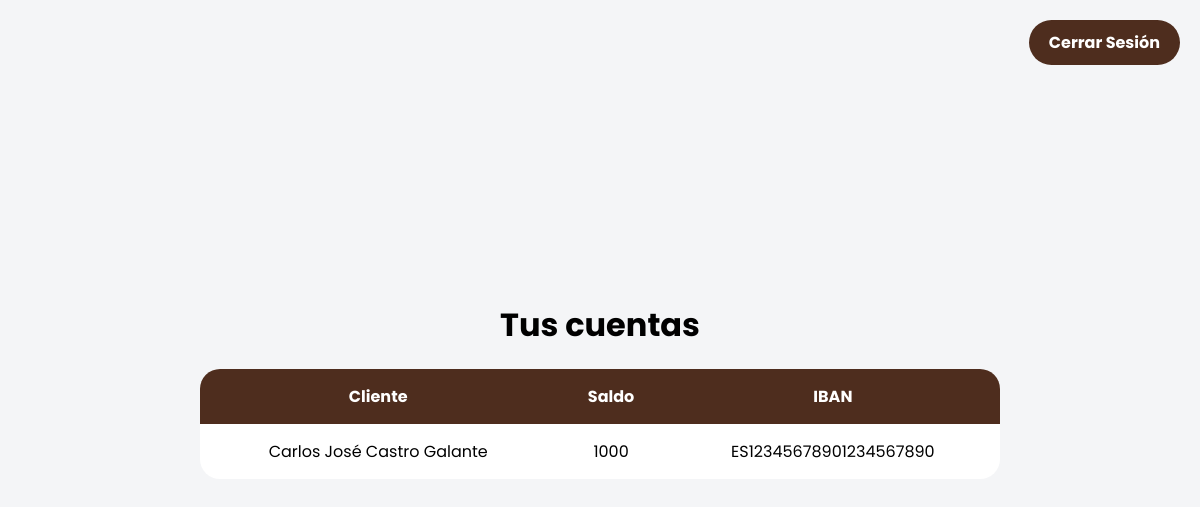
/loans/list_accounts/ (signed in), run on the app's committed database.
### loans/models.py (models this page shows, shortened)
class Cuenta(models.Model):
    account_id = models.IntegerField(primary_key=True)
    customer_id = models.ForeignKey(Cliente, on_delete=models.CASCADE)
    balance = models.IntegerField()
    iban = models.TextField()

class Cliente(models.Model):
    customer_id = models.AutoField(primary_key=True)
    user = models.OneToOneField(User, on_delete=models.CASCADE, unique=True)
    customer_name = models.TextField()
    customer_surname = models.TextField()
    customer_dni = models.IntegerField()
    dob = models.DateField()
    branch_id = models.ForeignKey(Sucursal, on_delete=models.CASCADE)

### loans/views.py (the view)
# urls.py: path('list_accounts/', list_accounts, name='list_accounts'),
@login_required
def list_accounts(request):
    try:
        cliente = Cliente.objects.get(user=request.user)
        cuentas = Cuenta.objects.filter(customer_id=cliente)
        return render(request, 'loans/list_accounts.html', {'cuentas': cuentas})
    except Cliente.DoesNotExist:
        messages.error(request, 'No se encontró un cliente asociado a tu cuenta. Por favor, contacta al soporte.')
        return render(request, 'loans/list_accounts.html', {'cuentas': None})

### loans/templates/loans/list_accounts.html (shortened to what this page needs)
{% load static %}
<!DOCTYPE html>
<html lang="es">
<head>
    <link rel="stylesheet" type="text/css" href="{% static 'css/list_accounts.css' %}">
</head>
<body>
    <main>
        <h1>Tus cuentas</h1>
        {% if cuentas %}
            <table>
                <thead>
                    <tr>
                        <th>Cliente</th>
                        <th>Saldo</th>
                        <th>IBAN</th>
                    </tr>
                </thead>
                <tbody>
                    {% for cuenta in cuentas %}
                        <tr>
                            <td>{{ cuenta.customer_id.customer_name }} {{ cuenta.customer_id.customer_surname }}</td>
                            <td>{{ cuenta.balance }}</td>
                            <td>{{ cuenta.iban }}</td>
                        </tr>
                    {% endfor %}
                </tbody>
            </table>
        {% else %}
            <p>No tenes cuentas asociadas.</p>
        {% endif %}
        {% if user.is_authenticated %}
        <a href="{% url 'logout' %}" class="logout-button">Cerrar Sesión</a>
        {% endif %}
    </main>
</body>
</html>

### static/css/list_accounts.css (style rules this page uses)
* { box-sizing: border-box; margin: 0; padding: 0; list-style: none; text-decoration: none; }
body { font-family: "Poppins", sans-serif; display: flex; justify-content: center; align-items: center; min-height: 100vh; background-color: #f4f5f7; }
h1 { margin: 0; padding: 0; box-sizing: border-box; font-weight: bold; }
main { width: 100%; max-width: 800px; text-align: center; display: block; }
table { width: 100%; border-collapse: collapse; margin: 20px 0; background: white; border-radius: 20px; overflow: hidden; }
table th, table td { padding: 15px; text-align: center; }
table thead { background-color: #4e2d1e; color: white; }
table th { font-weight: bold; }
.logout-button { position: fixed; top: 20px; right: 20px; padding: 10px 20px; color: #ffffff; background-color: #4e2d1e; border: none; border-radius: 50px; text-decoration: none; font-weight: bold; cursor: pointer; transition: background-color 0.3s; z-index: 1000; }

### data on the page
Cuenta: customer_id.customer_name "Carlos José", customer_id.customer_surname "Castro Galante", balance "1000", iban "ES12345678901234567890"
